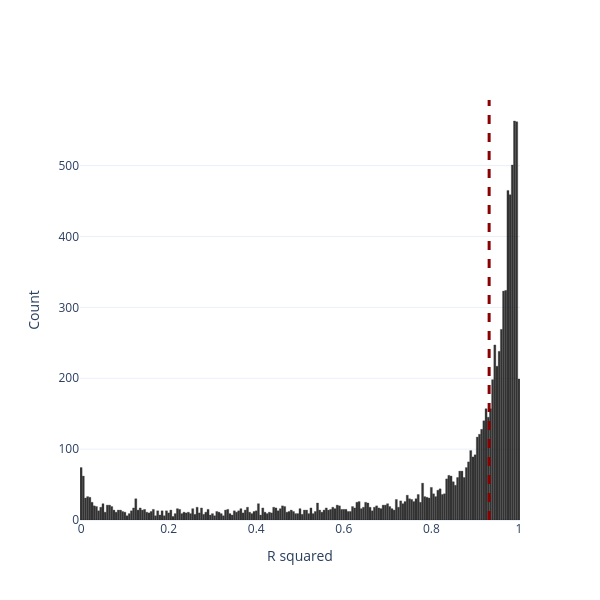

The cell this chart's notebook holds for it:
### Markdown cell above
# Figure 3b

### Code cell
# Figure 3b — per-site dilution linearity across sorted-cell inputs (HeLa nanoPhos).
# x = estimated protein input = (sorted cells) x 0.25 pg/cell. Per project policy,
# linearity KEEPS multiplicity (per-feature quantitative response); enforce_cutoff=0.75.
import importlib, core
importlib.reload(core)
from core import calculate_dilution_linearity
import numpy as np
import plotly.graph_objects as go

estimated_protein_input = [n * 0.25 for n in sorted(hela_nanophos)]   # pg (HeLa ~ 0.25 pg/cell)
corr_df = calculate_dilution_linearity(
    hela_nanophos, dilution_values=estimated_protein_input,
    min_dilutions=4, collapse_multiplicity=False, enforce_cutoff=0.75,
)
a = corr_df['r_squared'].dropna().values
print(f'n sites fit = {len(a):,}   median R^2 = {np.nanmedian(a):.4f}   '
      f'%(R^2 >= 0.8) = {100*(a >= 0.8).mean():.1f}%')

fig = go.Figure()
fig.add_trace(go.Histogram(
    x=a, nbinsx=max(len(a) // 20, 1),
    marker=dict(color='black', line=dict(color='black', width=0.3)), opacity=0.8,
))
fig.add_vline(x=np.nanmedian(a), line={'dash': 'dash', 'width': 3, 'color': 'darkred'})
fig.update_layout(width=600, height=600, template='plotly_white',
                  xaxis_title='R squared', yaxis_title='Count',
                  font=dict(size=12), showlegend=False, bargap=0.05)
fig.show()
fig.write_image(r'figures/figure3/figure3b.pdf', height=600, width=600)

### Figure 1 — Plotly figure (JSON) as saved in the notebook; plotly's stock layout.template omitted (floating-point values rounded to 4 significant figures; data arrays with more than 128 entries replaced by an {"elided": "..."} marker saying what was removed)
{"data": [{"marker": {"color": "black", "line": {"color": "black", "width": 0.3}}, "nbinsx": 473, "opacity": 0.8, "type": "histogram", "x": {"elided": "9468 float values"}}], "layout": {"bargap": 0.05, "font": {"size": 12}, "height": 600, "shapes": [{"line": {"color": "darkred", "dash": "dash", "width": 3}, "type": "line", "x0": 0.932, "x1": 0.932, "xref": "x", "y0": 0, "y1": 1, "yref": "y domain"}], "showlegend": false, "width": 600, "xaxis": {"title": {"text": "R squared"}}, "yaxis": {"title": {"text": "Count"}}}}
